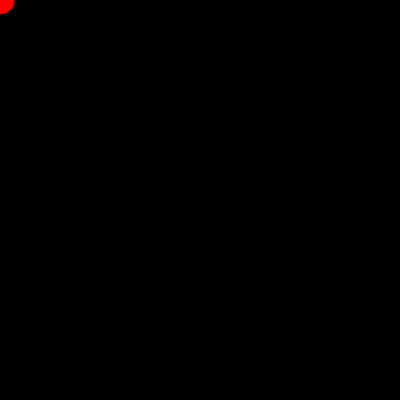
Frame 1 (no input)
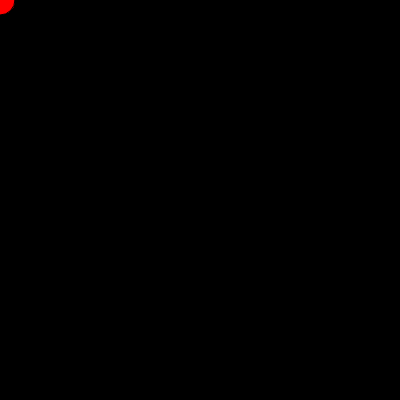
Frame 60 (no input)
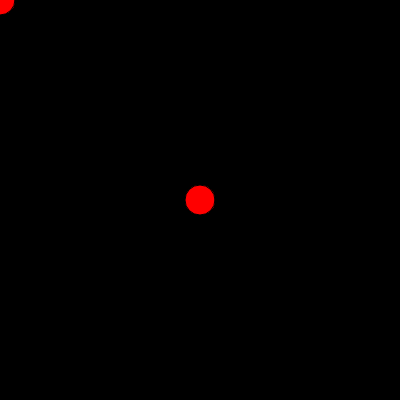
Frame 120 (the mouse pressed at the canvas centre since frame 60)

The p5.js sketch that drew these frames (run headless with seeded random() and noise() and a simulated clock; from frame 60 on, the mouse is pressed at the canvas centre):

// p5.js sketch
// ── sketch.js
function setup() {
  createCanvas(400, 400)
  background(0, 0, 0)
}

function draw() {
  fill(255, 0, 0)
  ellipse(mouseX, mouseY, 30, 30)
}
